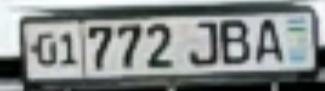
#> input picture img/lp.png, 325 x 91 px
$ python 08_smothing.py
#> lines starting #> are read from the running program, lines starting #| are printed output that depends on the picture
import numpy as np
import cv2 as cv
from matplotlib import pyplot as plt

img = cv.imread('img/lp.png')
#> img is the input picture: shape (91, 325, 3); mean B, G, R 136.2, 137.1, 132

# Averaging
average = cv.blur(img, (5,5))
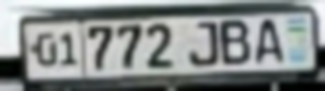
#> average: shape (91, 325, 3); mean B, G, R 136.1, 137, 132

# GaussianBlur
gauss = cv.GaussianBlur(img,(5,5),0)

# Median blur
median = cv.medianBlur(img,3)

# Bilateral Filtering
bilaterial15 = cv.bilateralFilter(img,9,15,15) # src, d, sigmaColor, sigmaSpace
bilaterial75 = cv.bilateralFilter(img,100,75,75) # src, d, sigmaColor, sigmaSpace

plt.subplot(2,3,1),plt.imshow(img),plt.title('Original')
plt.subplot(2,3,2),plt.imshow(average),plt.title('Blurred')
plt.subplot(2,3,3),plt.imshow(gauss),plt.title('Gaussian')
plt.subplot(2,3,4),plt.imshow(median),plt.title('Median')
plt.subplot(2,3,5),plt.imshow(bilaterial15),plt.title('Bilateral 15')
plt.subplot(2,3,6),plt.imshow(bilaterial75),plt.title('Bilateral 75')

plt.show()
#> figure, not shown here; B, G, R data is drawn as R, G, B

"""
# Image Filtering
kernel = np.ones((5,5),np.float32)/25
dst = cv.filter2D(img,-1,kernel)

plt.subplot(121),plt.imshow(img),plt.title('Original')
plt.xticks([]), plt.yticks([])
plt.subplot(122),plt.imshow(dst),plt.title('Averaging')
plt.xticks([]), plt.yticks([])
plt.show()
"""
